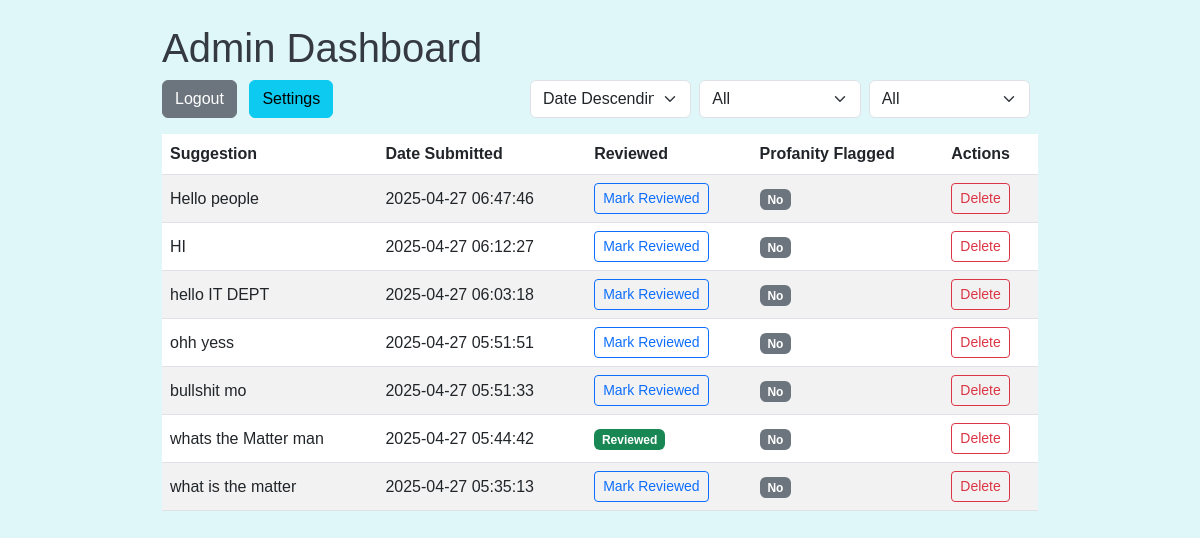
/admin/dashboard (signed in), run on an earlier commit of the app's database.
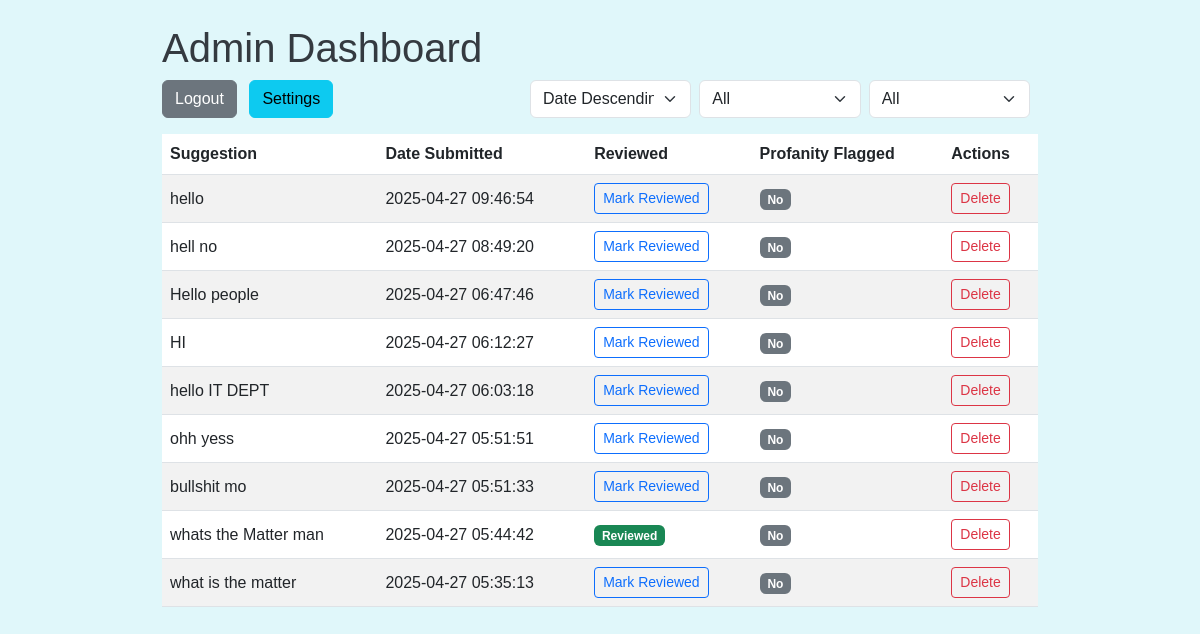
And on a later commit of the database.
### app.py (models this page shows)
class Suggestion(db.Model):
    id = db.Column(db.Integer, primary_key=True)
    content = db.Column(db.Text, nullable=False)
    date_submitted = db.Column(db.DateTime, default=datetime.datetime.utcnow)
    reviewed = db.Column(db.Boolean, default=False)
    archived = db.Column(db.Boolean, default=False)
    profanity_flagged = db.Column(db.Boolean, default=False)

### app.py (the view)
@app.route('/admin/dashboard')
@login_required
def admin_dashboard():
    sort_by = request.args.get('sort_by', 'date_desc')
    filter_reviewed = request.args.get('filter_reviewed', 'all')
    filter_profanity = request.args.get('filter_profanity', 'all')
    suggestions_query = Suggestion.query.filter_by(archived=False)
    if filter_reviewed == 'reviewed':
        suggestions_query = suggestions_query.filter_by(reviewed=True)
    elif filter_reviewed == 'unreviewed':
        suggestions_query = suggestions_query.filter_by(reviewed=False)
    if filter_profanity == 'flagged':
        suggestions_query = suggestions_query.filter_by(profanity_flagged=True)
    elif filter_profanity == 'not_flagged':
        suggestions_query = suggestions_query.filter_by(profanity_flagged=False)
    if sort_by == 'date_asc':
        suggestions_query = suggestions_query.order_by(Suggestion.date_submitted.asc())
    else:
        suggestions_query = suggestions_query.order_by(Suggestion.date_submitted.desc())
    suggestions = suggestions_query.all()
    settings = Settings.query.first()
    profanity_filter_enabled = settings.profanity_filter_enabled if settings else True
    return render_template('admin_dashboard.html', suggestions=suggestions, profanity_filter_enabled=profanity_filter_enabled)

### app.py (called while the page is built)
def login_required(f):
    @wraps(f)
    def decorated_function(*args, **kwargs):
        if 'admin_id' not in session:
            flash('Please log in to access this page.', 'warning')
            return redirect(url_for('admin_login'))
        return f(*args, **kwargs)
    return decorated_function

### templates/admin_dashboard.html (shortened to what this page needs)
<!DOCTYPE html>
<html lang="en">
<head>
    <link href="https://cdn.jsdelivr.net/npm/bootstrap@5.3.0/dist/css/bootstrap.min.css" rel="stylesheet" />
    <link rel="stylesheet" href="{{ url_for('static', filename='style.css') }}" />
</head>
<body class="admin-page">
    <div class="container mt-4">
        <h1>Admin Dashboard</h1>
        <div class="mb-3 d-flex justify-content-between align-items-center">
            <div>
                <a href="{{ url_for('admin_logout') }}" class="btn btn-secondary">Logout</a>
                <a href="{{ url_for('admin_settings') }}" class="btn btn-info ms-2">Settings</a>
            </div>
            <form class="d-flex" method="get" action="{{ url_for('admin_dashboard') }}">
                <select name="sort_by" class="form-select me-2" onchange="this.form.submit()">
                    <option value="date_desc" {% if request.args.get('sort_by') == 'date_desc' or not request.args.get('sort_by') %}selected{% endif %}>Date Descending</option>
                </select>
                <select name="filter_reviewed" class="form-select me-2" onchange="this.form.submit()">
                    <option value="all" {% if request.args.get('filter_reviewed') == 'all' or not request.args.get('filter_reviewed') %}selected{% endif %}>All</option>
                </select>
                <select name="filter_profanity" class="form-select me-2" onchange="this.form.submit()">
                    <option value="all" {% if request.args.get('filter_profanity') == 'all' or not request.args.get('filter_profanity') %}selected{% endif %}>All</option>
                </select>
            </form>
        </div>
        <div class="table-responsive">
            <table class="table table-striped table-hover align-middle">
                <thead>
                    <tr>
                        <th>Suggestion</th>
                        <th>Date Submitted</th>
                        <th>Reviewed</th>
                        <th>Profanity Flagged</th>
                        <th>Actions</th>
                    </tr>
                </thead>
                <tbody>
                    {% for suggestion in suggestions %}
                    <tr>
                        <td>{{ suggestion.content }}</td>
                        <td>{{ suggestion.date_submitted.strftime('%Y-%m-%d %H:%M:%S') }}</td>
                        <td>
                            {% if suggestion.reviewed %}
                                <span class="badge bg-success">Reviewed</span>
                            {% else %}
                                <form action="{{ url_for('mark_reviewed', suggestion_id=suggestion.id) }}" method="POST" style="display:inline;">
                                    <button type="submit" class="btn btn-sm btn-outline-primary">Mark Reviewed</button>
                                </form>
                            {% endif %}
                        </td>
                        <td>
                            {% if suggestion.profanity_flagged %}
                                <span class="badge bg-danger">Yes</span>
                            {% else %}
                                <span class="badge bg-secondary">No</span>
                            {% endif %}
                        </td>
                        <td>
                            <form action="{{ url_for('delete_suggestion', suggestion_id=suggestion.id) }}" method="POST" style="display:inline;">
                                <button type="submit" class="btn btn-sm btn-outline-danger" onclick="return confirm('Are you sure you want to delete/archive this suggestion?');">Delete</button>
                            </form>
                        </td>
                    </tr>
                    {% else %}
                    <tr>
                        <td colspan="5" class="text-center">No suggestions found.</td>
                    </tr>
                    {% endfor %}
                </tbody>
            </table>
        </div>
    </div>
</body>
</html>

### style.css (style rules this page uses)
body { background-color: #f8f9fa; font-family: Arial, sans-serif; }
body.admin-page { background-color: #e0f7fa; }
h1, h2, h3 { color: #343a40; }
.container { max-width: 900px; }

What changed in the data, as far as the page shows it:
added Suggestion: content "hello", date_submitted "2025-04-27 09:46:54", profanity_flagged "No"
added Suggestion: content "hell no", date_submitted "2025-04-27 08:49:20", profanity_flagged "No"
